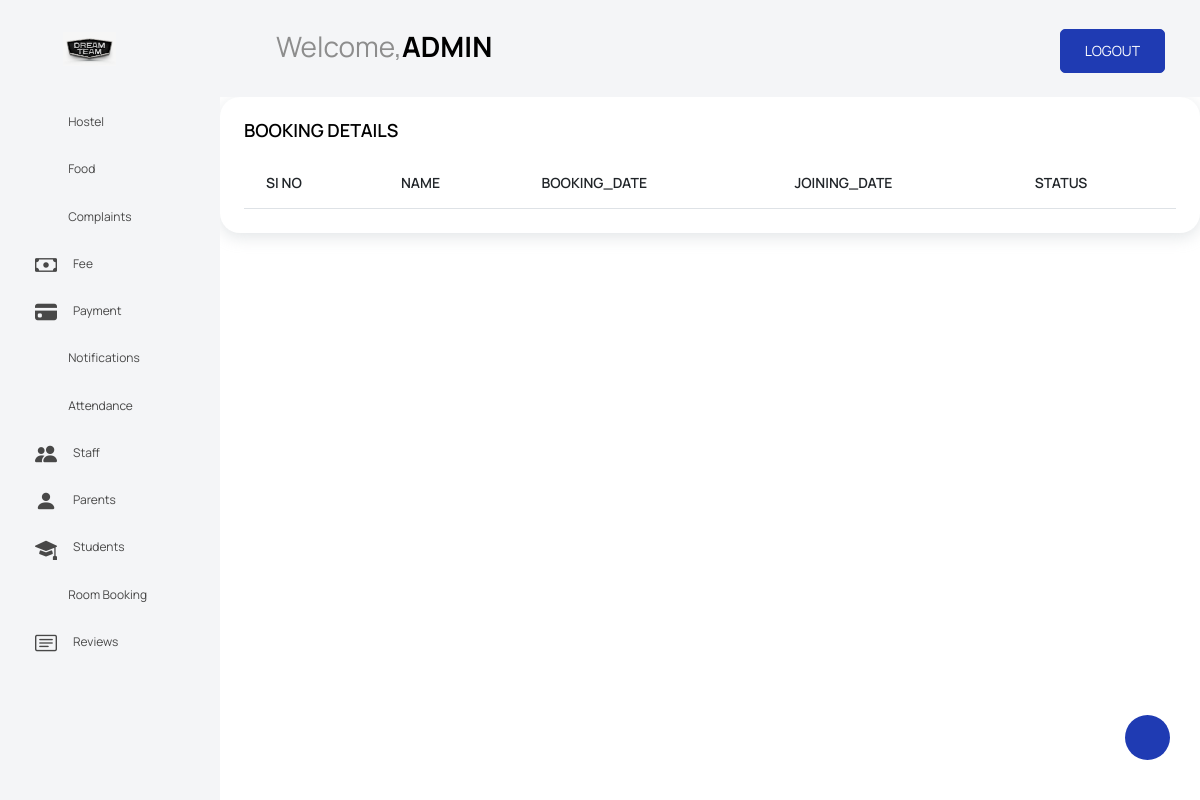
Page /view_booking (signed in) on the earlier database version.
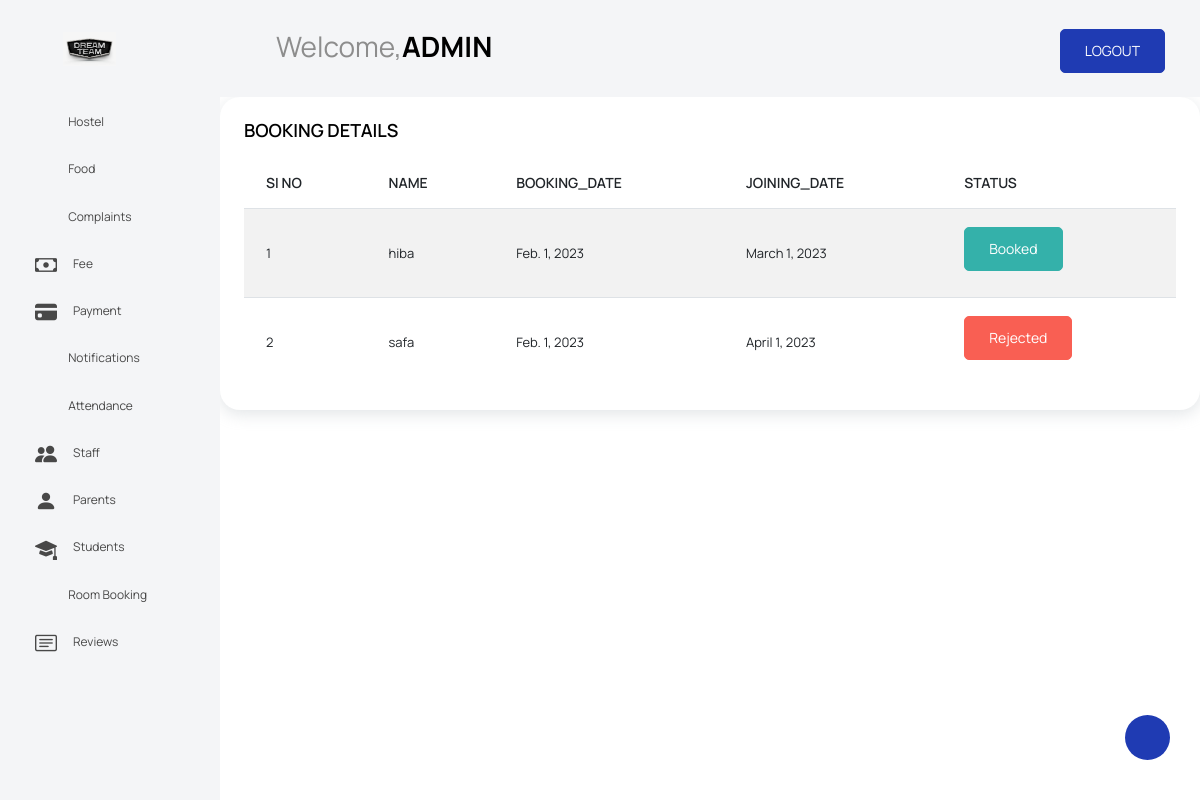
Same page on the later database version.
### demo1app/models.py (models this page shows, shortened)
class Booking(models.Model):
    name = models.CharField(max_length=20)
    booking_date = models.DateField()
    date_joining= models.DateField()
    status=models.IntegerField(default=0)

### demo1app/adminviews.py (the view)
# urls.py: path('view_booking', adminviews.view_booking, name='view_booking'),
@login_required(login_url='login_page')
def view_booking(request):
    data=Booking.objects.all()
    return render(request, 'view_booking.html', {'data': data})

### templates/view_booking.html
{% extends 'admin_page.html' %}
{% load crispy_forms_tags %}
{% block content %}
<div class="col-lg-12 grid-margin stretch-card">
              <div class="card">
                <div class="card-body">
                  <h4 class="card-title">BOOKING DETAILS</h4>
                  <div class="table-responsive">
                    <table class="table table-striped">
                      <thead>
                        <tr>
                          <th>SI NO</th>
                            <th>NAME</th>
                            <th>BOOKING_DATE</th>
                            <th>JOINING_DATE</th>
                            <th>STATUS</th>
                        </tr>
                      </thead>
                      <tbody>
                      {% for i in data %}
                        <tr>
                          <td>{{forloop.counter}}</td>
                          <td>{{i.name}}</td>
                          <td>{{i.booking_date}}</td>
                          <td>{{i.date_joining}}</td>
                           <td>
                              {% if i.status == 0 %}
                              <a class="btn btn-success" href="{% url 'approve_booking' i.id %}">APPROVE</a>
                              <a class="btn btn-danger" href="{% url 'reject_booking' i.id %}">REJECT</a>
                              {% elif i.status == 1 %}
                              <p class="btn btn-success">Booked</p>
                              {% elif i.status == 2 %}
                              <p class="btn btn-danger">Rejected</p>
                              {% endif %}
                          </td>
                        </tr>
                      {% endfor %}
                      </tbody>
                    </table>
                  </div>
                </div>
              </div>
            </div>
{% endblock %}

Differences in the rows shown:
added Booking: name "hiba", booking_date "Feb. 1, 2023", date_joining "March 1, 2023", status "Booked"
added Booking: name "safa", booking_date "Feb. 1, 2023", date_joining "April 1, 2023", status "Rejected"
